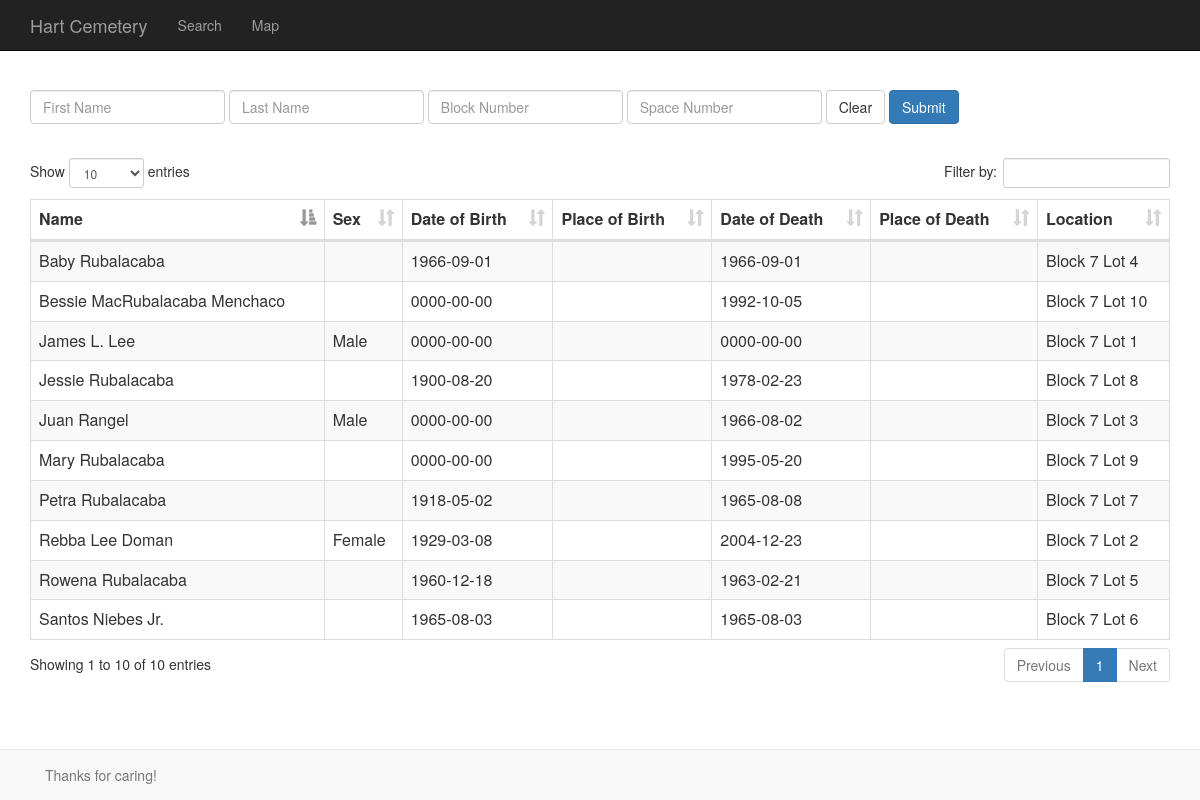
The page /results/index.php on the database its author committed.
### tables this page shows
CREATE TABLE `deceased` (
  `id` varchar(30) NOT NULL DEFAULT '',
  `property_id` varchar(30) NOT NULL DEFAULT '',
  `firstname` varchar(128) DEFAULT NULL,
  `middlename` varchar(128) DEFAULT NULL,
  `lastname` varchar(128) DEFAULT NULL,
  `prefix` varchar(10) DEFAULT NULL,
  `suffix` varchar(10) DEFAULT NULL,
  `sex` enum('Male','Female') DEFAULT NULL,
  `birth_date` date DEFAULT NULL,
  `death_date` date DEFAULT NULL,
  `burial_date` date DEFAULT NULL,
  `birthplace` varchar(128) DEFAULT NULL,
  `address` varchar(128) DEFAULT NULL,
  `city` varchar(128) DEFAULT NULL,
  `state` varchar(128) DEFAULT NULL,
  `zip` varchar(128) DEFAULT NULL,
  `deathplace` varchar(128) DEFAULT NULL,
  `cause` varchar(128) DEFAULT NULL,
  `race` varchar(128) DEFAULT NULL,
  `fun_dir_id` int(11) DEFAULT NULL,
  `mort` int(11) DEFAULT NULL,
  `ssn` varchar(128) DEFAULT NULL,
  `notes` text,
  `obituary` text,
  `headstone_type` varchar(11) DEFAULT NULL,
  `headstone_material` varchar(11) DEFAULT NULL,
  `headstone_image` varchar(250) DEFAULT NULL,
  PRIMARY KEY (`id`)
);

CREATE TABLE `property` (
  `id` varchar(30) NOT NULL DEFAULT '',
  `owner_id` int(11) DEFAULT NULL,
  `cemetery_id` int(10) DEFAULT NULL,
  `section` int(10) DEFAULT NULL,
  `block` int(10) DEFAULT NULL,
  `lot` varchar(30) DEFAULT NULL,
  `lot_type` varchar(30) DEFAULT NULL,
  `deed_book` varchar(30) DEFAULT NULL,
  `deed_page` varchar(30) DEFAULT NULL,
  `deed_url` varchar(250) DEFAULT NULL,
  `lat` decimal(10,8) DEFAULT NULL,
  `lng` decimal(11,8) DEFAULT NULL,
  `map_url` varchar(250) DEFAULT NULL,
  `photo_url` varchar(250) DEFAULT NULL,
  `headimg_url` varchar(250) DEFAULT NULL,
  `notes` text,
  PRIMARY KEY (`id`)
);

### config.inc (called while the page is built, shortened)
<?php
$site_name = "Hart Cemetery";
?>

### results/index.php (the view, shortened to what this page needs)
<?php
require_once '../config.inc';
include '../src/header.php';
$con = new mysqli($servername, $username, $password, $dbname);
if (!empty($_GET['lname']) && !empty($_GET['fname'])){
		$sql = "SELECT deceased.firstname
			,deceased.middlename
			,deceased.lastname
			,deceased.sex
			,deceased.birth_date
			,deceased.birthplace
			,deceased.death_date
			,deceased.deathplace
			,deceased.suffix
			,deceased.property_id
			,property.id
			,property.block
			,property.lot
		from deceased
		left join property
			on deceased.property_id=property.id
		where deceased.lastname like '".'%'.$_GET['lname']. '%'."' AND deceased.firstname like '".'%'.$_GET['fname']. '%'."' ";
	}
	else {
		$sql = "SELECT deceased.firstname
			,deceased.middlename
			,deceased.lastname
			,deceased.sex
			,deceased.birth_date
			,deceased.birthplace
			,deceased.death_date
			,deceased.deathplace
			,deceased.suffix
			,deceased.property_id
			,property.id
			,property.block
			,property.lot
		from deceased
		left join property
			on deceased.property_id=property.id where deceased.lastname like '".'%'.$_GET['lname'].'%'."'";
	}
$result = $con->query($sql);
echo '<br><br>
	<form class="form-inline" action="../results/" method="GET">
		<div class="form-group">
			<label class="sr-only" for="exampleInputName">First Name</label>
			<input type="text" class="form-control" name="fname" placeholder="First Name">
		</div>
		<div class="form-group">
			<label class="sr-only" for="exampleInputName">Last Name</label>
			<input type="text" class="form-control" name="lname" placeholder="Last Name">
		</div>
		<div class="form-group">
			<label class="sr-only" for="exampleInputName">Block</label>
			<input type="text" class="form-control" name="block" placeholder="Block Number">
		</div>
		<div class="form-group">
			<label class="sr-only" for="exampleInputName">Space Number</label>
			<input type="text" class="form-control" name="space" placeholder="Space Number">
		</div>
		<button type="reset" class="btn btn-default">Clear</button>
		<button type="submit" class="btn btn-primary">Submit</button>
	</form><br>';
if ($result->num_rows > 0) {
	echo '<table id="example" class="display" cellspacing="0" width="100%">
	        <thead>
	          <tr>
	            <th>Name</th>
	            <th>Sex</th>
	            <th>Date of Birth</th>
	            <th>Place of Birth</th>
	            <th>Date of Death</th>
	            <th>Place of Death</th>
	            <th>Location</th>
	          </tr>
	        </thead>
	        <tbody>';
    while($row = $result->fetch_assoc()) {
        echo "<tr><td>" . trim($row["firstname"]. ' '. $row["middlename"]. ' ' . $row["lastname"].' '.$row["suffix"]). "</td><td>" . $row["sex"]. "</td><td>" . $row["birth_date"]. "</td><td>" . $row["birthplace"]. "</td><td>" . $row["death_date"]. "</td><td>" . $row["deathplace"]. "</td><td>" . "Block " . $row["block"]." Lot " . $row["lot"]. "</td></tr>";
    }
    echo '</tbody></table>';
} else {
   echo 'Search did not return results, please try again.';
}
include '../src/footer.php';
?>

### src/header.php (shortened to what this page needs)
<?php
	echo '<html class="full">
	<head>
		<link rel="stylesheet" type="text/css" href="../css/datatables.min.css"/>
		<link rel="stylesheet" type="text/css" href="../css/bootstrap.min.css"/>
		<link rel="stylesheet" type="text/css" href="../css/bootstrap.css"/>
		<link rel="stylesheet" type="text/css" href="../css/full.css"/>
	</head>
	<body>
		    <nav class="navbar navbar-inverse navbar-fixed-top" role="navigation">
		        <div class="container">
		            <div class="navbar-header">
		                <a class="navbar-brand" href="../">' . $site_name . '</a>
		            </div>
		            <div class="collapse navbar-collapse" id="bs-example-navbar-collapse-1">
		                <ul class="nav navbar-nav">
		                    <li>
		                        <a href="../results">Search</a>
		                    </li>
		                    <li>
		                        <a href="../map">Map</a>
		                    </li></ul>';
echo '		            </div>
		        </div>
		    </nav>
		     <div class="container">';
?>

### src/footer.php
<?php
echo '
    </div>
    <div class = "navbar navbar-default navbar-fixed-bottom">
    <div class = "container">
    <p class = "navbar-text">Thanks for caring!</p>
</div></div>
<script type="text/javascript">
	// For demo to fit into DataTables site builder...
	$(\'#example\')
		.removeClass( \'display\' )
		.addClass(\'table table-striped table-bordered\');
</script>
	</body>
</html>';
?>

### css/full.css (style rules this page uses)
body { margin-top: 50px; }
.full { background: url('http://cemetery.kaseyhart.com/src/bkgnd.png') no-repeat center center fixed; -webkit-background-size: cover; -moz-background-size: cover; background-size: cover; -o-background-size: cover; }

### rows shown on the page
deceased: firstname+middlename+lastname "James L. Lee", sex "Male", birth_date "0000-00-00", death_date "0000-00-00", property.block "7", property.lot "1"
deceased: firstname+middlename+lastname "Rebba Lee Doman", sex "Female", birth_date "1929-03-08", death_date "2004-12-23", property.block "7", property.lot "2"
deceased: firstname+middlename+lastname "Juan Rangel", sex "Male", birth_date "0000-00-00", death_date "1966-08-02", property.block "7", property.lot "3"
deceased: firstname+middlename+lastname "Baby Rubalacaba", birth_date "1966-09-01", death_date "1966-09-01", property.block "7", property.lot "4"
deceased: firstname+middlename+lastname "Rowena Rubalacaba", birth_date "1960-12-18", death_date "1963-02-21", property.block "7", property.lot "5"
deceased: firstname+middlename+lastname "Santos Niebes Jr.", birth_date "1965-08-03", death_date "1965-08-03", property.block "7", property.lot "6"
deceased: firstname+middlename+lastname "Petra Rubalacaba", birth_date "1918-05-02", death_date "1965-08-08", property.block "7", property.lot "7"
deceased: firstname+middlename+lastname "Jessie Rubalacaba", birth_date "1900-08-20", death_date "1978-02-23", property.block "7", property.lot "8"
deceased: firstname+middlename+lastname "Mary Rubalacaba", birth_date "0000-00-00", death_date "1995-05-20", property.block "7", property.lot "9"
deceased: firstname+middlename+lastname "Bessie MacRubalacaba Menchaco", birth_date "0000-00-00", death_date "1992-10-05", property.block "7", property.lot "10"

### other values the page prints
$site_name "Hart Cemetery"
